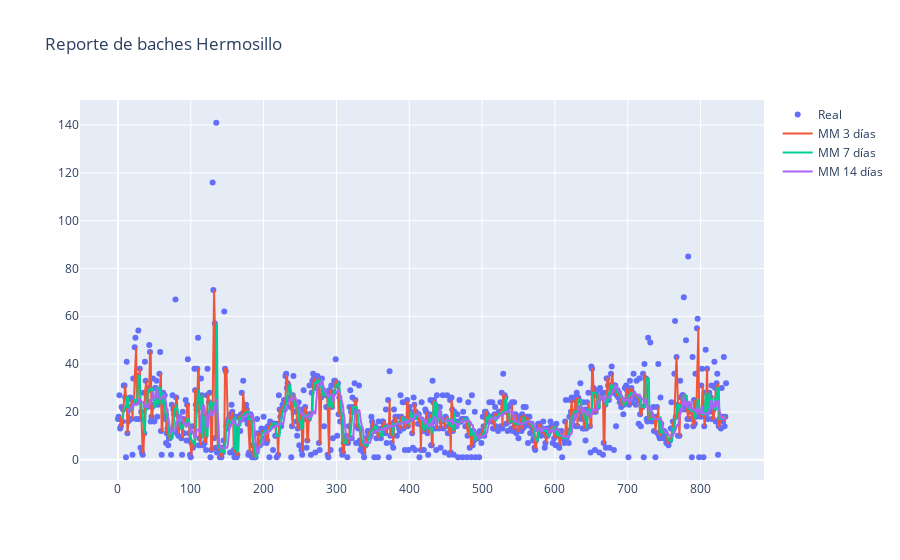

Write notebook code for a chart like this one.
### Code cell
df["mm 3"] = df['size'].rolling(window=3, center=False).median()
df["mm 7"] = df['size'].rolling(window=7, center=False).median()
df["mm 14"] = df['size'].rolling(window=14, center=False).median()

fig = go.Figure(
).add_scatter(
    x=df.index,
    y=df["size"],
    mode='markers',
    name="Real"
).add_scatter(
    x=df.index,
    y=df["mm 3"],
    hovertemplate="%{y:.1f}",
    name="MM 3 días"
).add_scatter(
    x=df.index,    
    y=df["mm 7"],
    hovertemplate="%{y:.1f}",
    name="MM 7 días"
).add_scatter(
    x=df.index,
    y=df["mm 14"],
    hovertemplate="%{y:.1f}",
    name="MM 14 días"
).update_layout(
    title='Reporte de baches Hermosillo',
    hovermode="x"
).show()

### Figure 1 — Plotly figure (JSON) as saved in the notebook; plotly's stock layout.template omitted (floating-point values rounded to 4 significant figures; data arrays with more than 128 entries replaced by an {"elided": "..."} marker saying what was removed)
{"data": [{"mode": "markers", "name": "Real", "type": "scatter", "x": {"elided": "836 int values"}, "y": {"elided": "836 int values"}}, {"hovertemplate": "%{y:.1f}", "name": "MM 3 días", "type": "scatter", "x": {"elided": "836 int values"}, "y": {"elided": "836 int values"}}, {"hovertemplate": "%{y:.1f}", "name": "MM 7 días", "type": "scatter", "x": {"elided": "836 int values"}, "y": {"elided": "836 int values"}}, {"hovertemplate": "%{y:.1f}", "name": "MM 14 días", "type": "scatter", "x": {"elided": "836 int values"}, "y": {"elided": "836 float values"}}], "layout": {"hovermode": "x", "title": {"text": "Reporte de baches Hermosillo"}}}
